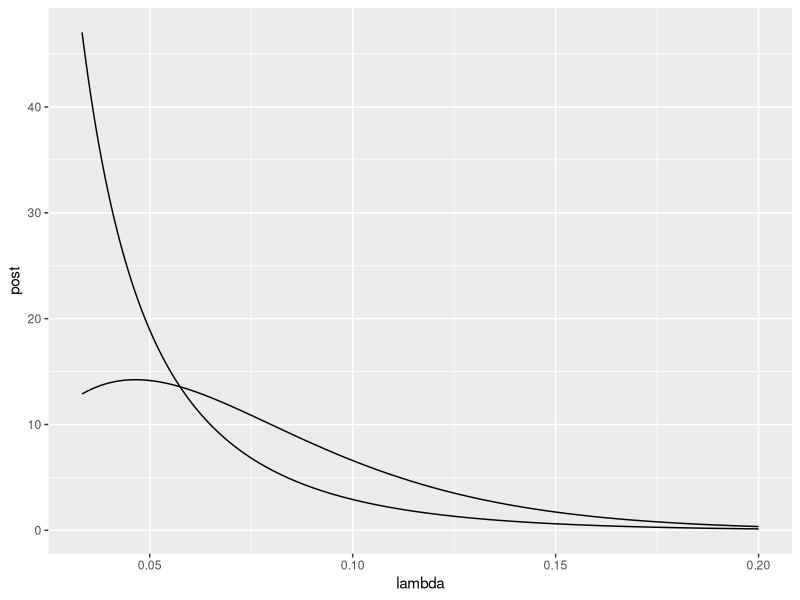
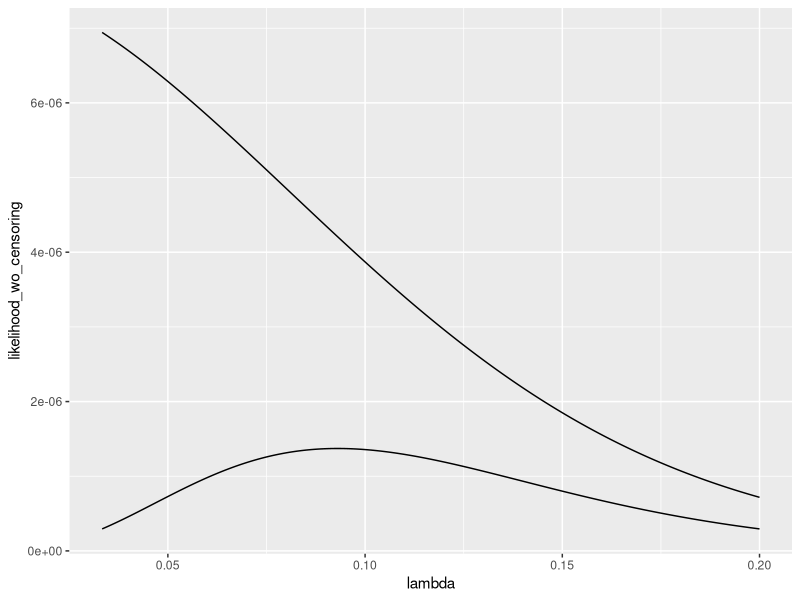
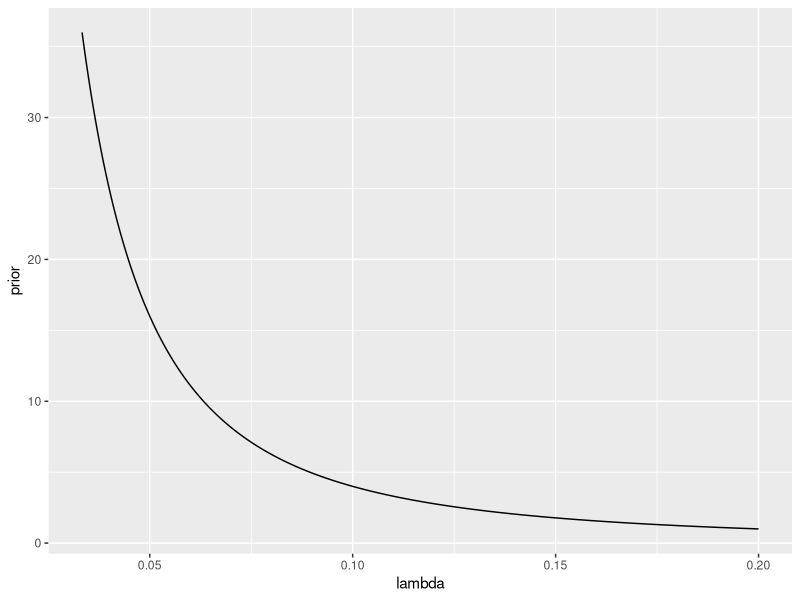

The R source for these figures, in order:
library(tidyverse)

# particles decay at a distance X~exp(lambda).
# scientists can only observe decay events for x in [1,20].

# a) integrating by hand, the probability that an emitted particle decays in the window of detection is 
# P_detected = exp(-lambda) - exp(-20*lambda)

# b) the likelihood of observing a particle at x, is lambda*exp(-lambda*x)/P_detected

# c)
obs <- c(5,11,13,14)
mean_obs <- obs %>% mean()

df <- tibble(
  lambda = seq(from=1/30, to=1/5, length.out=1000),
  prior = 1/(25*lambda^2),
  likelihood_analytic = lambda^4*exp(-43*lambda)/ (exp(-lambda) - exp(-20*lambda))^4,
  likelihood = map_dbl (lambda, function (lambda)
    {(dexp(obs,lambda) /(exp(-lambda) - exp(-20*lambda))) %>% prod()}),
  likelihood_wo_censoring = map_dbl (lambda, function (lambda)
  {(dexp(obs,lambda)) %>% prod()}),
  num = prior*likelihood,
  post = num/(sum(num)*(lambda[[2]]-lambda[[1]])),
  post_wo_censoring = likelihood_wo_censoring*prior / sum((likelihood_wo_censoring*prior)*(lambda[[2]]-lambda[[1]]))
)

# as expected, the peak is at the mean of the observations
df %>% ggplot(aes(x=lambda)) + 
  geom_line(aes(y=post)) +
  geom_line(aes(y=post_wo_censoring))

posterior_mean_greater_than_10 <- df %>% filter(lambda<1/10) %>% .$post %>% sum()
posterior_mean_not_greater_than_10 <- df %>% filter(lambda>=1/10) %>% .$post %>% sum()
posterior_odds_mean_greater_than_10 <- posterior_mean_greater_than_10 %>% `/`(posterior_mean_not_greater_than_10)

# sanity check that the distributions sum to 1
sum_of_prior <- sum(df$prior) *(df$lambda[[2]]-df$lambda[[1]])
sum_of_post <- sum(df$post) *(df$lambda[[2]]-df$lambda[[1]])

df %>% ggplot(aes(x=lambda)) + 
  geom_line(aes(y=likelihood_wo_censoring)) +
  geom_line(aes(y=likelihood))

df %>% ggplot(aes(x=lambda)) + geom_line(aes(y=prior))